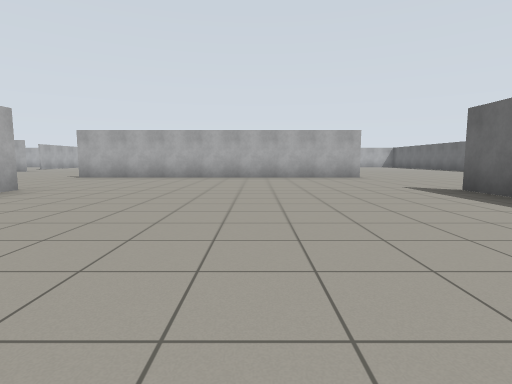
View 1 (above)

21 first-person views from a walk through a Gazebo world. The camera is 0.94 m above the floor, tilts 6° down and sees 80° across. The floor is counted in squares, 2 m on a side. Each view is taken from the middle of a square. On the plan, view 1 faces up. The plan holds only what a view shows up to about 9 squares ahead; the rest is blank.

View 2
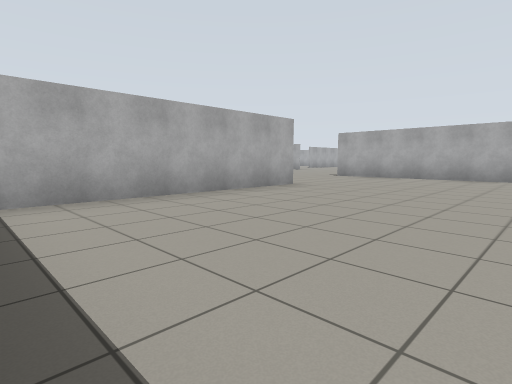

View 3
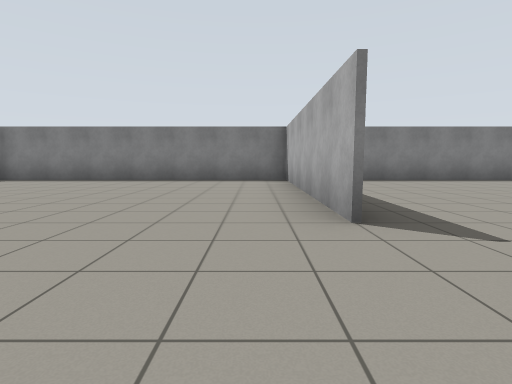

View 4
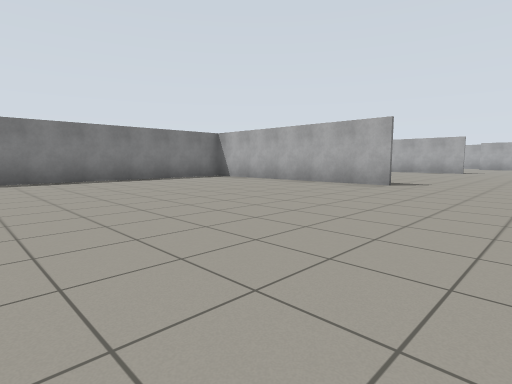

View 5
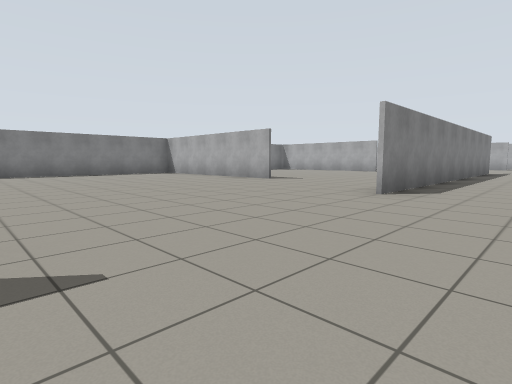

View 6
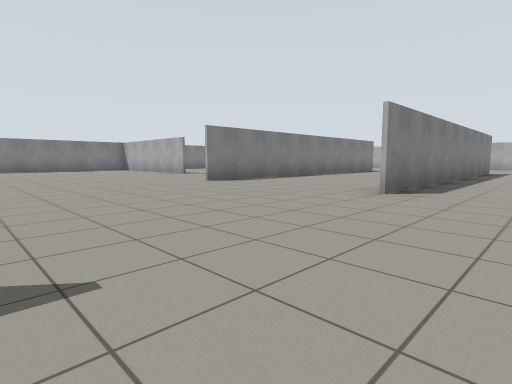

View 7
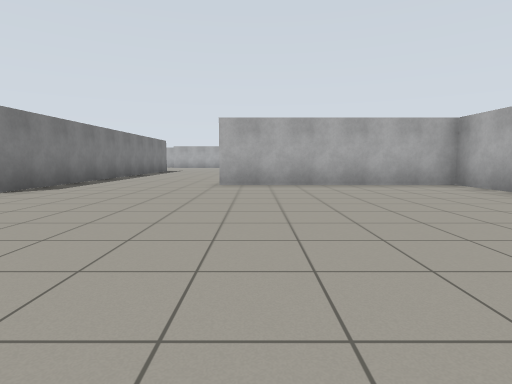

View 8
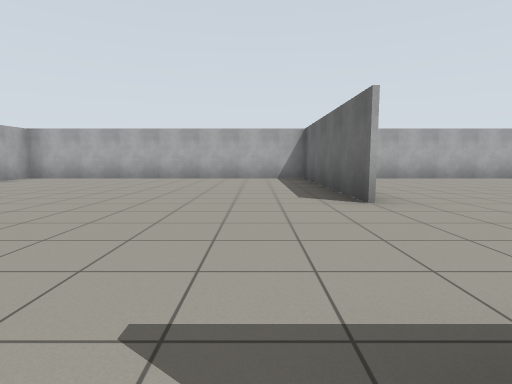

View 9
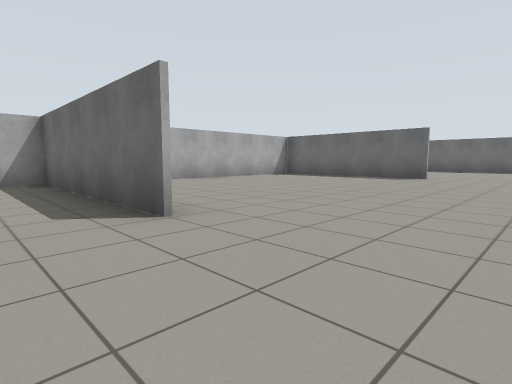

View 10
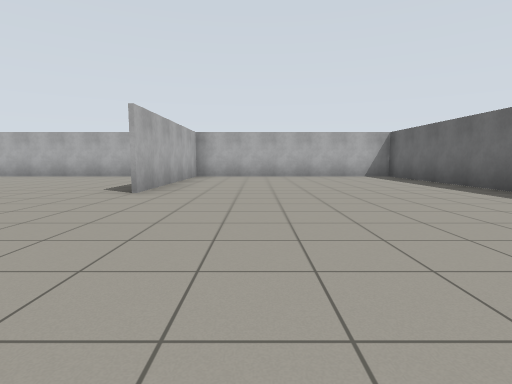

View 11
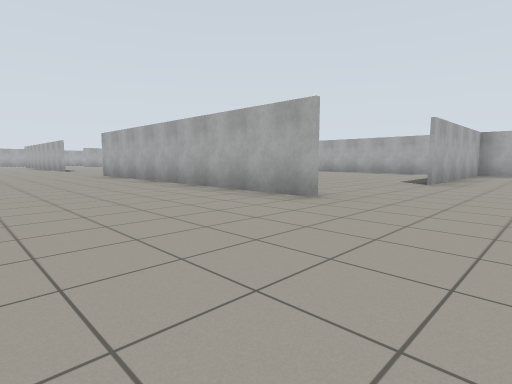

View 12
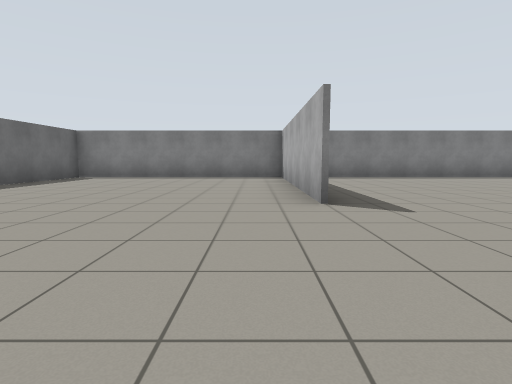

View 13
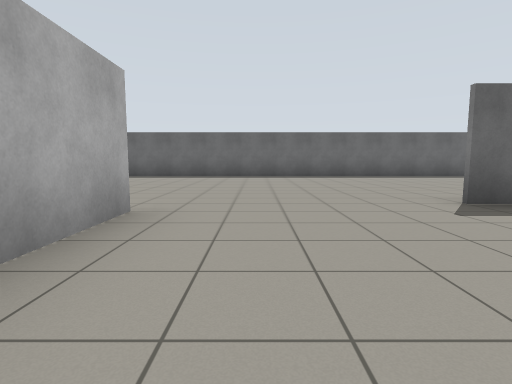

View 14
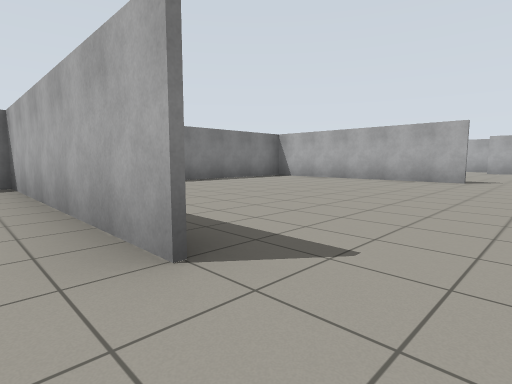

View 15
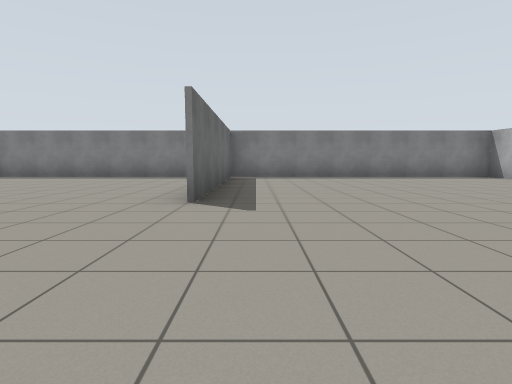

View 16
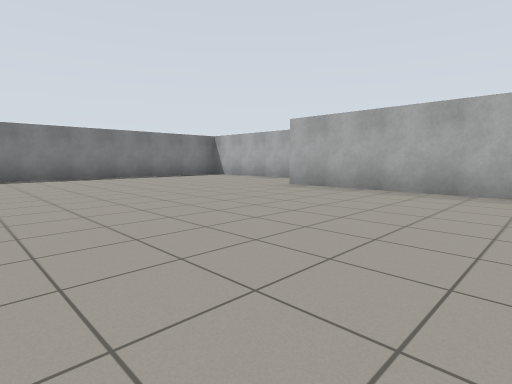

View 17
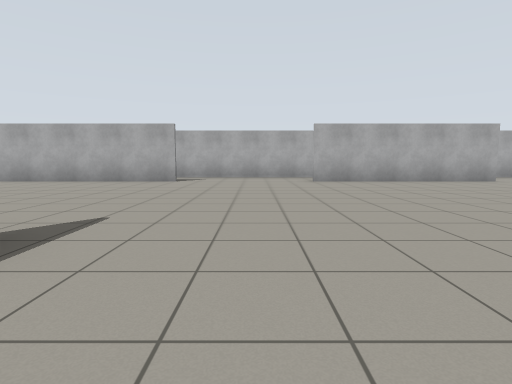

View 18
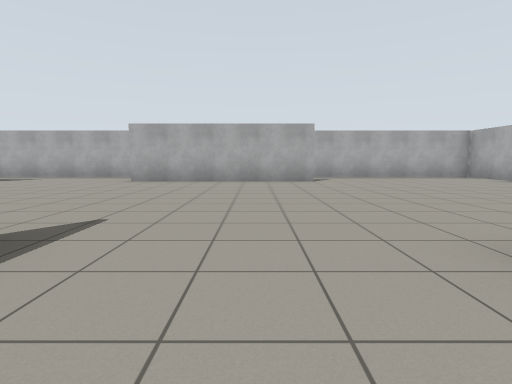

View 19
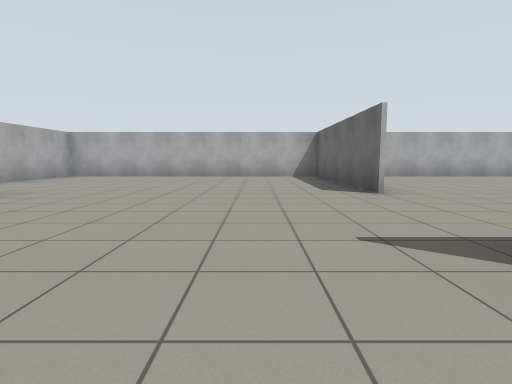

View 20
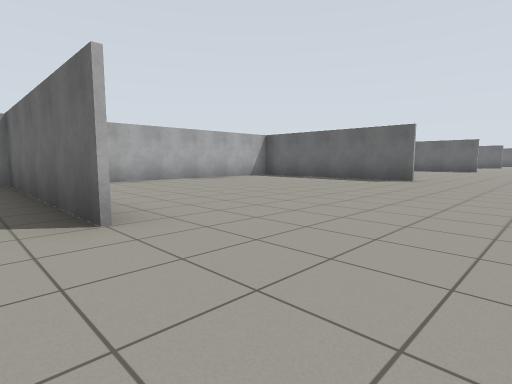

View 21
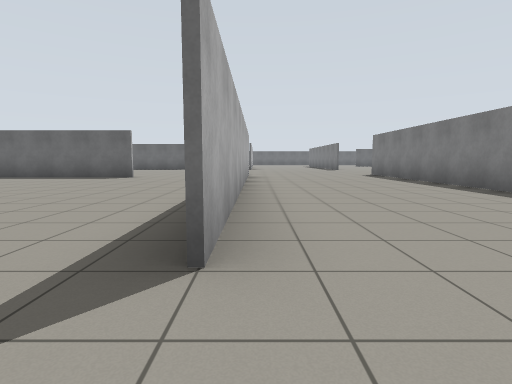

### Floor plan
Points are (right, up) in squares from view 1. A wall is a line through its corners. A room is listed if a view was taken in it or the views show most of it. See-through windows are left out.
Room 1 (views 1, 2, 3, 4, 5, 6, 7, 8, 9, 10, 11, 12, 13, 14, 15, 16, 17, 18, 19, 20, 21)
walls: (-10, 12.2) (-17.8, 12.2); (-10.7, 4.9) (-10.7, -0.4); (-10.8, 15.2) (-10.8, 18.9); (-3.8, 15.2) (-3.8, 19.7) (-10.7, 19.7) (-10.7, 15.3); (-3.7, 4.8) (-3.7, -0.3) (8.8, -0.3) (8.8, 10.8); (-16.1, 8.3) (-9.1, 8.3); (-16.1, 12.3) (-9.1, 12.3); (-11.6, 19.7) (-15.8, 19.7); (-17.2, 4.7) (-17.2, 0.4); (-17.3, 15.3) (-17.3, 19.7) (-24.3, 19.7) (-24.3, 15.5); (2.9, 8.2) (-4.8, 8.2); (2.9, 12.2) (-4.6, 12.2); (3.2, 15.3) (3.2, 17.6); (3.3, 4.8) (3.3, -0.2); (3.2, 3.8) (3.2, 4.8); (1.5, 19.7) (-2.4, 19.7); (-17.3, -0.2) (-17.3, 4.8); (-22.7, 8.2) (-22.7, 4.2); (-22.7, 15.4) (-22.7, 11.2); (-24.3, 11.6) (-24.3, 7); (8.8, 15.5) (8.8, 19.7) (3.3, 19.7) (3.3, 15.3); (-24.3, 3) (-24.3, -0.3) (-5.5, -0.3)

Where each view was taken, in squares from view 1:
view 1: 0 up, 0 right, facing up
view 2: 0 up, 0 right, facing up-left
view 3: 7 up, 3 left, facing down
view 4: 7 up, 5 left, facing down-left
view 5: 10 up, 5 left, facing down-left
view 6: 14 up, 5 left, facing down-left
view 7: 16 up, 5 left, facing left
view 8: 12 up, 5 left, facing up
view 9: 13 up, 5 left, facing up-right
view 10: 11 up, 5 right, facing up
view 11: 9 up, 5 right, facing up-left
view 12: 8 up, 4 right, facing down
view 13: 7 up, 0 right, facing right
view 14: 6 up, 10 left, facing down-left
view 15: 8 up, 18 left, facing down
view 16: 8 up, 18 left, facing down-left
view 17: 10 up, 16 left, facing left
view 18: 14 up, 16 left, facing left
view 19: 11 up, 19 left, facing up
view 20: 13 up, 18 left, facing up-right
view 21: 12 up, 19 left, facing right
